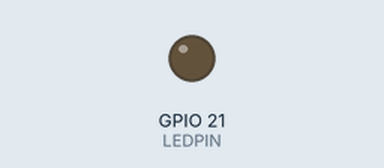
Simulated run of this sketch. Board: ESP32. On the bench: output pins drawn as LEDs (lit = HIGH).

Above: at 0.05 s.
At 2.05 s:
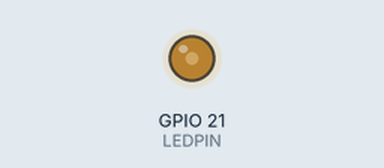
At 3.2 s:
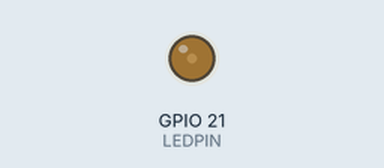
Timing chart, 0 to 5.2 s (numbered marks = the images above):
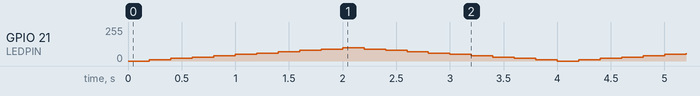

The sketch:

PWM.ino
```cpp
#define LEDPIN 21
#define LEDCHANNEL 1
#define LEDFREQ 5000
#define LEDRESOLUTION 8
// PWM DutyCycle
int brightness = 0;
int direction = 1;

void setup() {
  ledcAttachChannel(LEDPIN, LEDFREQ, LEDRESOLUTION, LEDCHANNEL);
  ledcWriteChannel(LEDCHANNEL, brightness);
}


void loop() {
  ledcWriteChannel(LEDCHANNEL, brightness);
  brightness += direction * 10;
  delay(200);
  if (brightness == 100 || brightness == 0) {
    direction *= -1;
  }
}
```
